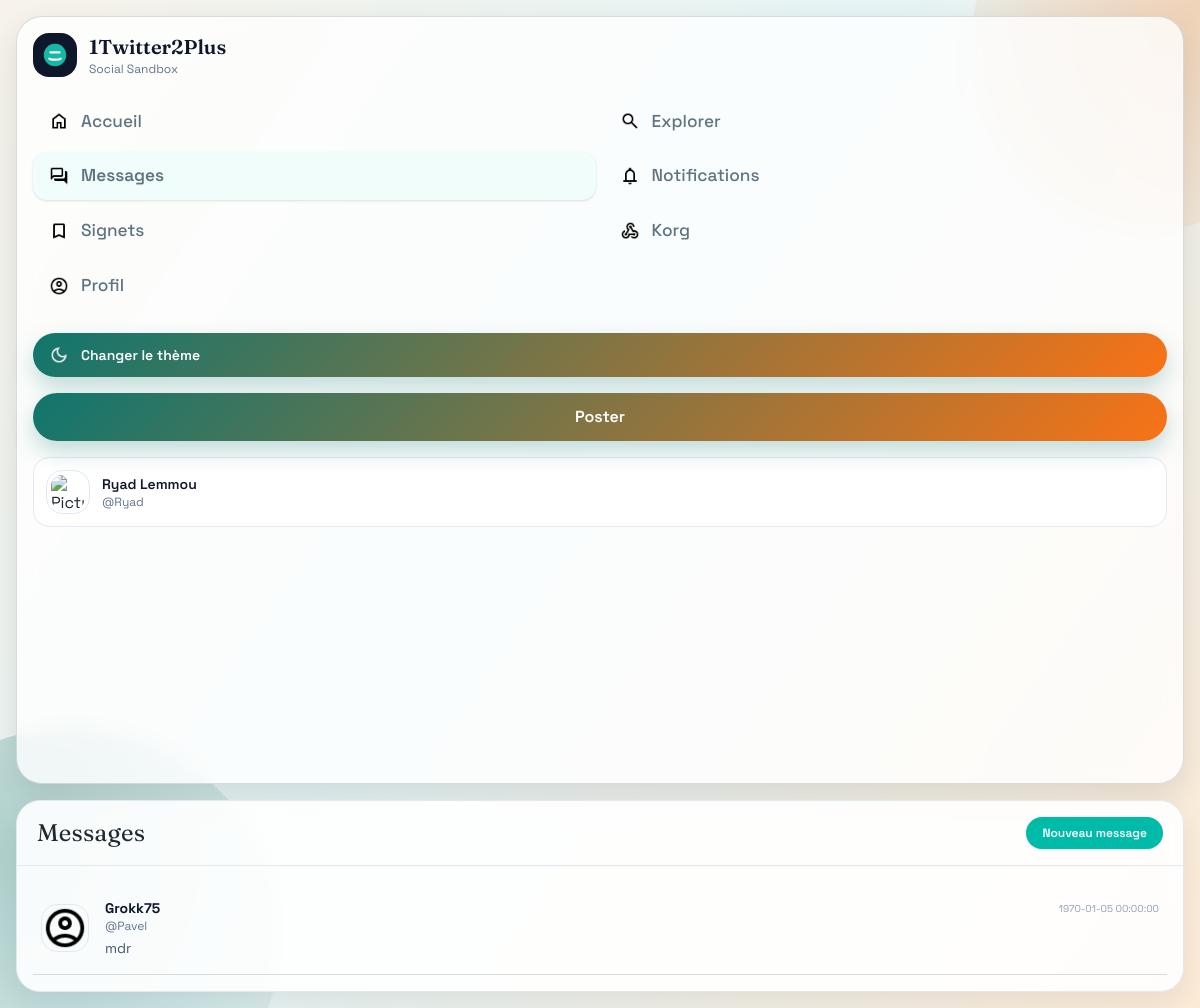
Screenshot of /messages (signed in) with the database file from the repository.
### tables this page shows
CREATE TABLE `message` (
  `id` integer PRIMARY KEY,
  `content` varchar(255) NOT NULL,
  `media` varchar(255) NULL,
  `id_sender` integer NOT NULL,
  `id_receiver` integer NOT NULL,
  `date` datetime DEFAULT CURRENT_TIMESTAMP,
  `is_hidden` boolean NOT NULL DEFAULT false,
  `is_viewed` boolean NOT NULL DEFAULT false,
  FOREIGN KEY (id_sender) REFERENCES user(id),
  FOREIGN KEY (id_receiver) REFERENCES user(id)
);

CREATE TABLE `user` (
  `id` integer PRIMARY KEY AUTO_INCREMENT,
  `role` varchar(255) DEFAULT 'user',
  `firstname` varchar(255) NOT NULL,
  `lastname` varchar(255) NOT NULL,
  `username` varchar(255) UNIQUE NOT NULL,
  `display_name` varchar(255),
  `email` varchar(255) UNIQUE NOT NULL,
  `password` varchar(255) NOT NULL,
  `birthdate` date NOT NULL,
  `phone` varchar(255) NULL,
  `url` varchar(255) NULL,
  `biography` varchar(255) NULL,
  `city` varchar(255) NULL,
  `country` varchar(255) NULL,
  `genre` varchar(255) NULL,
  `picture` varchar(255) NULL,
  `header` varchar(255) NULL,
  `NSFW` boolean DEFAULT false,
  `is_active` boolean DEFAULT true NOT NULL,
  `is_verified` boolean DEFAULT false NOT NULL,
  `ban` varchar(255) DEFAULT NULL,
  `creation_date` datetime DEFAULT CURRENT_TIMESTAMP,
  `verified_date` date DEFAULT NULL,
  `inactive_date` date DEFAULT NULL,
  `verification_code` varchar(6) NULL
);

### app/models/Database.php (called while the page is built, shortened)
<?php
class Database
{
    private static $connection = null;
    public static function getConnection()
    {
        $name = self::getEnvValue('DB_NAME', 'twitter');
        $charset = self::getEnvValue('DB_CHARSET', 'utf8mb4');
        $configuredHost = self::getEnvValue('DB_HOST', null);
        $hosts = [];
        if ($configuredHost !== null && $configuredHost !== '') {
            $hosts[] = $configuredHost;
        } else {
            $hosts = ['localhost', '127.0.0.1'];
        }
        $configuredPort = self::getEnvValue('DB_PORT', null);
        $credentials = self::buildCredentialCandidates();
        foreach ($hosts as $host) {
            $dsn = "mysql:host={$host};dbname={$name};charset={$charset}";
            if ($configuredPort !== null && $configuredPort !== '') {
                $dsn = "mysql:host={$host};port={$configuredPort};dbname={$name};charset={$charset}";
            }
            foreach ($credentials as $candidate) {
                list($username, $password) = $candidate;
                try {
                    self::$connection = new PDO($dsn, $username, $password, [
                        PDO::ATTR_ERRMODE => PDO::ERRMODE_EXCEPTION,
                        PDO::ATTR_DEFAULT_FETCH_MODE => PDO::FETCH_ASSOC,
                    ]);
                    return self::$connection;
                } catch (PDOException $exception) {
                    $lastError = $exception;
                }
            }
        }
        $message = 'Database connection failed. Configure DB_HOST, DB_PORT, DB_NAME, DB_USER and DB_PASSWORD in .env (or .env.local).';
        throw new RuntimeException($message);
    }
    private static function buildCredentialCandidates()
    {
        $configuredUser = self::getEnvValue('DB_USER', null);
        $configuredPassword = self::getEnvValue('DB_PASSWORD', null);
        if ($configuredUser !== null && $configuredUser !== '') {
            return [
                [$configuredUser, $configuredPassword !== null ? $configuredPassword : ''],
            ];
        }
        return [
            ['twitter', 'root'],
            ['twitter', ''],
            ['root', 'root'],
            ['root', ''],
        ];
    }
    private static function loadEnvFiles()
    {
        $projectRoot = dirname(__DIR__, 2);
        $envFiles = [
            $projectRoot . '/.env',
            $projectRoot . '/.env.local',
        ];
    }
    private static function getEnvValue($envKey, $default)
    {
        $envValue = getenv($envKey);
        if ($envValue !== false) {
            return $envValue;
        }
        return $default;
    }
}

### app/controllers/Message_Controller.php (called while the page is built, shortened)
<?php
require_once __DIR__ . '/../models/Message_Model.php';
class MessageController
{
  private $messageModel;
  public function __construct()
  {
    $this->messageModel = new Message_Model();
  }
public function showDiscusion(){
  $id_user = (int) $_SESSION['user']['id'];
    return $this->messageModel->showDiscusion($id_user);
  }
}

### app/models/Message_Model.php (called while the page is built, shortened)
<?php
require_once __DIR__ . '/Database.php';
class Message_Model
{
  private $db;
  public function __construct()
  {
    $this->db = Database::getConnection();
  }
    public function showDiscusion($id_user){
      $query = $this->db->prepare(
        'SELECT u.id AS id_other, u.username, u.display_name, u.picture AS URL_Profile,
                m.id AS id_last, m.date AS date, m.content AS msg_content
         FROM message m
         JOIN user u ON (m.id_sender = u.id OR m.id_receiver = u.id) AND u.id != :id_user
         WHERE (m.id_sender = :id_user OR m.id_receiver = :id_user)
         AND m.id IN (
             SELECT MAX(id) FROM message
             WHERE id_sender = :id_user OR id_receiver = :id_user
             GROUP BY IF(id_sender = :id_user, id_receiver, id_sender)
         )
         AND NOT EXISTS (
             SELECT 1 FROM block_user
             WHERE (id_user = :id_user AND id_blocked_user = u.id)
             OR (id_user = u.id AND id_blocked_user = :id_user)
         )
         ORDER BY m.date DESC'
      );
      $query->execute([
        'id_user' => $id_user
        ]);
      return $query->fetchAll(PDO::FETCH_ASSOC);
    }
}

### app/views/Message_View.php (the view, shortened to what this page needs)
<!DOCTYPE html>
<html lang="en">
<head>
  <link rel="stylesheet" href="/css/output.css">
  <link rel="stylesheet" href="/css/ui-refresh.css">
</head>
<body class="ui-refresh min-h-screen bg-linear-to-br from-amber-50 via-cyan-50 to-rose-50 text-slate-800 dark:text-slate-200 font-['Space_Grotesk',sans-serif] dark:from-slate-950 dark:via-slate-900 dark:to-slate-950">
  <div class="relative z-10 mx-auto w-[95%] xl:w-4/5 px-4 py-4">
    <div class="grid min-h-[calc(100vh-2rem)] grid-cols-1 gap-4 xl:grid-cols-[250px_minmax(0,1fr)]">
      <?php include 'Sidebar.php'; ?>
      <section class="relative flex flex-col overflow-hidden rounded-3xl border border-slate-200 dark:border-slate-800 bg-white/90 dark:bg-slate-900/90 shadow-[0_12px_30px_rgba(15,23,42,0.08)] backdrop-blur-sm">
        <header class="border-b border-slate-200 dark:border-slate-700 px-5 py-4 flex items-center justify-between">
          <div>
            <h1 class="font-['Fraunces',serif] text-2xl text-slate-900 dark:text-slate-100">Messages</h1>
          </div>
          <div class="flex items-center gap-3">
            <button onclick="openNewMessageModal()" class="rounded-full bg-teal-500 px-4 py-2 text-xs font-semibold text-white transition hover:bg-teal-600 shadow-sm">Nouveau message</button>
          </div>
        </header>
        <div id="container-messages" class="flex-1 overflow-auto p-4 space-y-4">
          <?php if (!isset($_GET['username'])): ?>
            <?php if (!empty($conversations)): ?>
              <div class="flex flex-col divide-y divide-slate-100 dark:divide-slate-800">
                <?php foreach ($conversations as $conversation): ?>
                  <a href="/message?username=<?= urlencode($conversation['username']) ?>" class="flex items-center gap-4 py-4 px-2 transition hover:bg-slate-50 dark:hover:bg-slate-800/50">
                    <img src="<?= $conversation['URL_Profile'] ?: '/assets/Black_Icons/Black_profil.png' ?>" class="h-12 w-12 rounded-2xl border border-slate-200 dark:border-slate-700 object-cover">
                    <div class="min-w-0 flex-1">
                      <div class="flex items-center justify-between">
                        <p class="truncate text-sm font-bold text-slate-900 dark:text-slate-100"><?= htmlspecialchars($conversation['display_name']) ?></p>
                        <p class="text-[10px] text-slate-400"><?= $conversation['date'] ?></p>
                      </div>
                      <p class="truncate text-xs text-slate-500 dark:text-slate-400">@<?= htmlspecialchars($conversation['username']) ?></p>
                      <p class="truncate text-sm text-slate-600 dark:text-slate-300 mt-1"><?= htmlspecialchars($conversation['msg_content']) ?></p>
                    </div>
                  </a>
                <?php endforeach ?>
              </div>
            <?php endif ?>
          <?php endif; ?>
        </div>
      </section>
    </div>
  </div>
</body>
</html>

### public/css/ui-refresh.css (style rules this page uses)
:root { --bg-1: #f7f3ea; --bg-2: #e6f4f5; --bg-3: #fdebd7; --surface: rgba(255, 255, 255, 0.9); --surface-soft: rgba(255, 255, 255, 0.78); --text: #1f2a30; --muted: #5f7380; --border: rgba(68, 93, 108, 0.2); --accent: #0f766e; --accent-2: #f97316; --shadow: 0 12px 30px rgba(31, 42, 48, 0.12); }
* { box-sizing: border-box; }
body.ui-refresh { margin: 0; min-height: 100vh; color: var(--text); font-family: 'Space Grotesk', 'Avenir Next', 'Segoe UI', sans-serif; background: linear-gradient(125deg, var(--bg-1) 0%, var(--bg-2) 46%, var(--bg-3) 100%); position: relative; overflow-x: hidden; }
body.ui-refresh::before, body.ui-refresh::after { content: ''; position: fixed; border-radius: 50%; pointer-events: none; z-index: 0; animation: floatBlob 11s ease-in-out infinite; }
body.ui-refresh::before { left: -140px; bottom: -140px; width: 420px; height: 420px; background: radial-gradient(circle at 30% 30%, rgba(15, 118, 110, 0.28), rgba(15, 118, 110, 0)); }
body.ui-refresh::after { right: -130px; top: -130px; width: 360px; height: 360px; background: radial-gradient(circle at 60% 40%, rgba(249, 115, 22, 0.24), rgba(249, 115, 22, 0)); animation-direction: reverse; }
body.ui-refresh h1, body.ui-refresh h2, body.ui-refresh h3 { font-family: 'Fraunces', 'Georgia', serif; color: var(--text); letter-spacing: 0.2px; }
body.ui-refresh a { text-decoration: none; }
body.ui-refresh #container-messages a, body.ui-refresh .conversation-item { border-bottom: 1px solid var(--border) !important; transition: background 0.2s ease; }

### rows the page displays
message: id_receiver.display_name "Grokk75", date "1970-01-05 00:00:00", id_receiver.username "Pavel", content "mdr"

### other values shown
$item['label'] "Accueil"
$item['label'] "Explorer"
$item['label'] "Messages"
$item['label'] "Notifications"
$item['label'] "Signets"
$item['label'] "Korg"
$item['label'] "Profil"
$_SESSION['user']['firstname'] "Ryad"
$_SESSION['user']['lastname'] "Lemmou"
$_SESSION['user']['username'] "Ryad"
